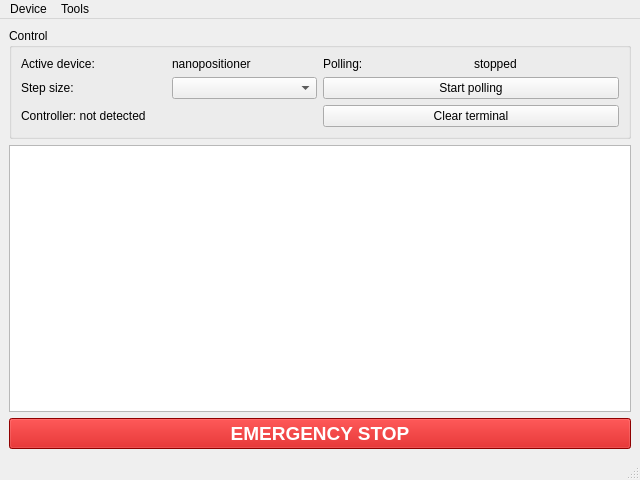
<?xml version="1.0" encoding="UTF-8"?>
<ui version="4.0">
 <class>JoystickControllerMainWindow</class>
 <widget class="QMainWindow" name="JoystickControllerMainWindow">
  <property name="geometry">
   <rect><x>0</x><y>0</y><width>640</width><height>480</height></rect>
  </property>
  <property name="windowTitle">
   <string>Joystick Controller</string>
  </property>
  <widget class="QWidget" name="centralwidget">
   <layout class="QVBoxLayout" name="verticalLayout">
    <item>
     <widget class="QGroupBox" name="controlGroupBox">
      <property name="title"><string>Control</string></property>
      <layout class="QGridLayout" name="controlLayout">
       <item row="0" column="0"><widget class="QLabel" name="deviceLabel"><property name="text"><string>Active device:</string></property></widget></item>
       <item row="0" column="1"><widget class="QLabel" name="activeDeviceValueLabel"><property name="text"><string>nanopositioner</string></property></widget></item>
       <item row="0" column="2"><widget class="QLabel" name="pollingLabel"><property name="text"><string>Polling:</string></property></widget></item>
       <item row="0" column="3"><widget class="QLabel" name="pollingValueLabel"><property name="text"><string>stopped</string></property></widget></item>
       <item row="1" column="0"><widget class="QLabel" name="rangeSizeLabel"><property name="text"><string>Step size:</string></property></widget></item>
       <item row="1" column="1"><widget class="QComboBox" name="stepSizeComboBox"/></item>
       <item row="1" column="2" colspan="2"><widget class="QPushButton" name="startPollingButton"><property name="text"><string>Start polling</string></property><property name="checkable"><bool>true</bool></property></widget></item>
       <item row="2" column="0" colspan="2"><widget class="QLabel" name="connectionStatusLabel"><property name="text"><string>Controller: not detected</string></property></widget></item>
       <item row="2" column="2" colspan="2"><widget class="QPushButton" name="clearTerminalButton"><property name="text"><string>Clear terminal</string></property></widget></item>
      </layout>
     </widget>
    </item>
    <item>
     <widget class="QPlainTextEdit" name="terminalTextEdit">
      <property name="readOnly"><bool>true</bool></property>
      <property name="maximumBlockCount"><number>2000</number></property>
     </widget>
    </item>
    <item>
     <widget class="QPushButton" name="emergencyStopButton">
      <property name="minimumHeight"><number>50</number></property>
      <property name="styleSheet"><string notr="true">background-color: rgb(200, 0, 0); color: white; font-weight: bold; font-size: 14pt;</string></property>
      <property name="text"><string>EMERGENCY STOP</string></property>
     </widget>
    </item>
   </layout>
  </widget>
  <widget class="QMenuBar" name="menubar">
   <property name="geometry">
    <rect><x>0</x><y>0</y><width>640</width><height>21</height></rect>
   </property>
   <widget class="QMenu" name="menuDevice">
    <property name="title"><string>Device</string></property>
    <addaction name="actionNanopositioner"/>
    <addaction name="actionPicomotor"/>
    <addaction name="actionNF8752"/>
   </widget>
   <widget class="QMenu" name="menuTools">
    <property name="title"><string>Tools</string></property>
    <addaction name="actionDiagnosticMode"/>
   </widget>
   <addaction name="menuDevice"/>
   <addaction name="menuTools"/>
  </widget>
  <widget class="QStatusBar" name="statusbar"/>
  <action name="actionNanopositioner">
   <property name="checkable"><bool>true</bool></property>
   <property name="checked"><bool>true</bool></property>
   <property name="text"><string>Nanopositioner</string></property>
  </action>
  <action name="actionPicomotor">
   <property name="checkable"><bool>true</bool></property>
   <property name="text"><string>Picomotor</string></property>
  </action>
  <action name="actionNF8752">
   <property name="checkable"><bool>true</bool></property>
   <property name="text"><string>NewFocus 8752</string></property>
  </action>
  <action name="actionDiagnosticMode">
   <property name="checkable"><bool>true</bool></property>
   <property name="text"><string>Diagnostic mode</string></property>
  </action>
 </widget>
 <resources/>
 <connections/>
</ui>
